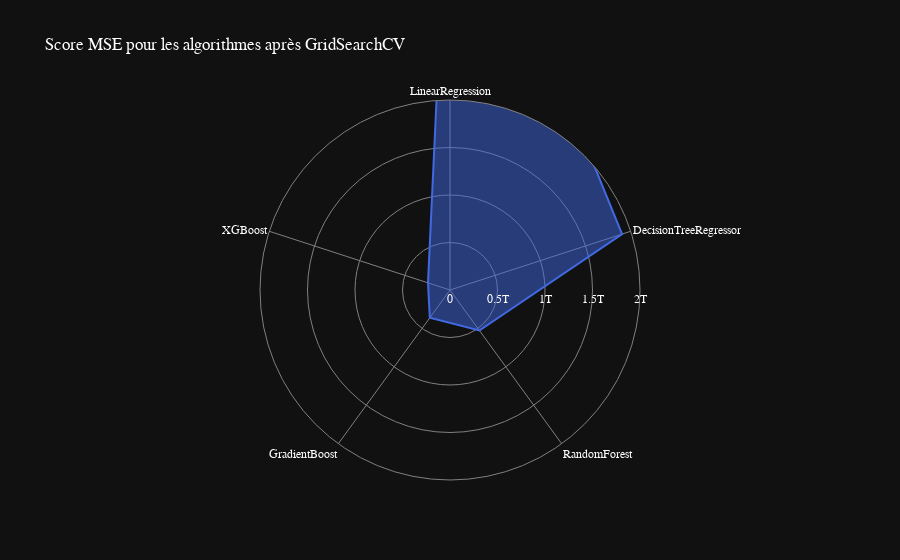

The notebook cell this image was saved under:
### Code cell
data = [
    {'r': mse_linear_regression_best_model, 'theta': 'LinearRegression'},
    {'r': mse_dtr_best_model, 'theta': 'DecisionTreeRegressor'},
    {'r': mse_rfr_best_model, 'theta': 'RandomForest'},
    {'r': mse_gbr_best_model, 'theta': 'GradientBoost'},
    {'r': mse_xgb_best_model, 'theta': 'XGBoost'}
]
fig = px.line_polar(data, r='r', theta='theta',title="Score MSE pour les algorithmes après GridSearchCV", line_close=True, template='plotly_dark', color_discrete_sequence=['royalblue'])
fig.update_traces(fill='toself')
# change la police
fig.update_layout(
    font=dict(
        family="Optima",
        size=12,
        color="white"
    )
)
# Masquer la ligne représentant les valeurs de 0 à 5 sur l'axe radial
fig.update_layout(
    polar=dict(
        radialaxis=dict(
            showline=False, # masquer la ligne sur l'axe radial
            range=[0,2000000000000], # plage maximale de l'axe radial
            showticklabels=True
        )
    )
)
# changer les couleurs de fond et de la grille
fig.update_layout(
    polar=dict(
        radialaxis=dict(gridcolor='gray', linecolor='gray'),
        angularaxis=dict(gridcolor='gray', linecolor='gray')
    )
)
fig.show()

### Figure 1 — Plotly figure (JSON) as saved in the notebook; plotly's stock layout.template omitted (floating-point values rounded to 4 significant figures)
{"data": [{"fill": "toself", "hovertemplate": "r=%{r}<br>theta=%{theta}<extra></extra>", "legendgroup": "", "line": {"color": "royalblue", "dash": "solid"}, "marker": {"symbol": "circle"}, "mode": "lines", "name": "", "r": [5031000000000.0, 1905000000000.0, 527000000000.0, 361500000000.0, 243500000000.0, 5031000000000.0], "showlegend": false, "subplot": "polar", "theta": ["LinearRegression", "DecisionTreeRegressor", "RandomForest", "GradientBoost", "XGBoost", "LinearRegression"], "type": "scatterpolar"}], "layout": {"font": {"color": "white", "family": "Optima", "size": 12}, "legend": {"tracegroupgap": 0}, "polar": {"angularaxis": {"direction": "clockwise", "gridcolor": "gray", "linecolor": "gray", "rotation": 90}, "domain": {"x": [0, 1], "y": [0, 1]}, "radialaxis": {"gridcolor": "gray", "linecolor": "gray", "range": [0, 2000000000000], "showline": false, "showticklabels": true}}, "title": {"text": "Score MSE pour les algorithmes après GridSearchCV"}}}
